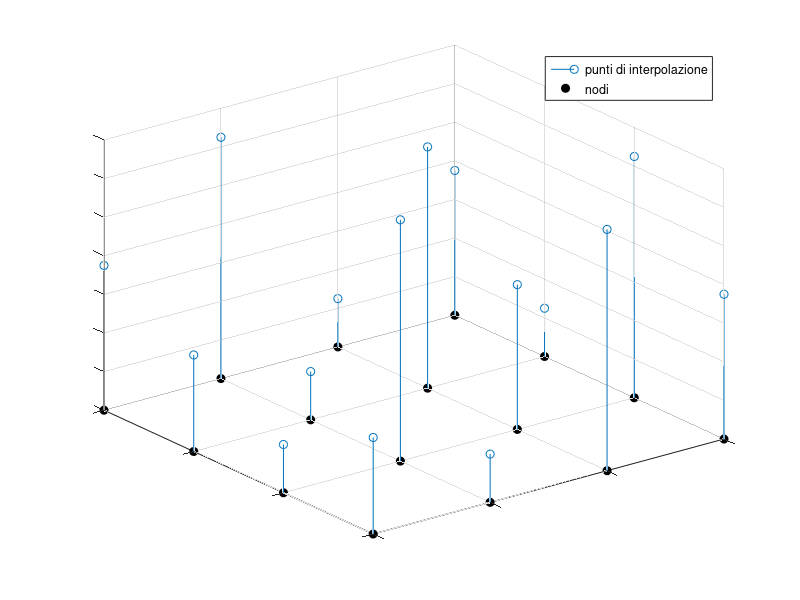
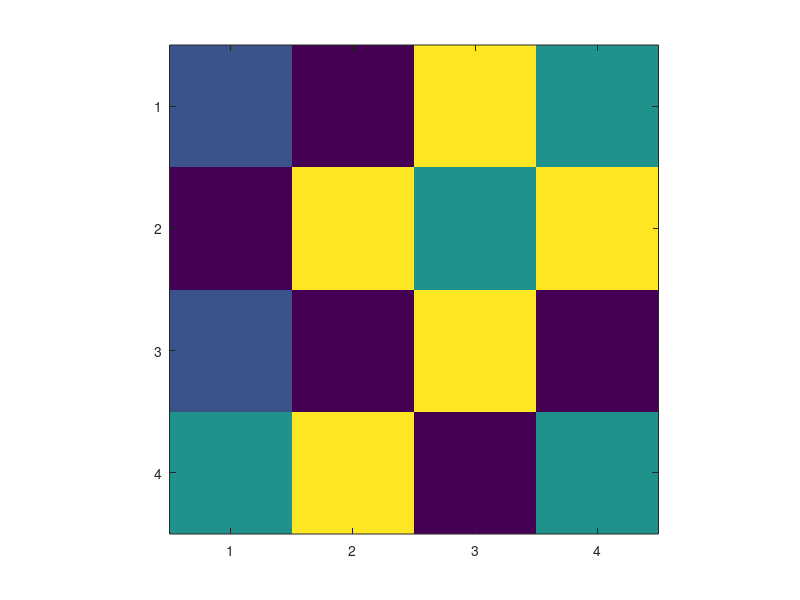
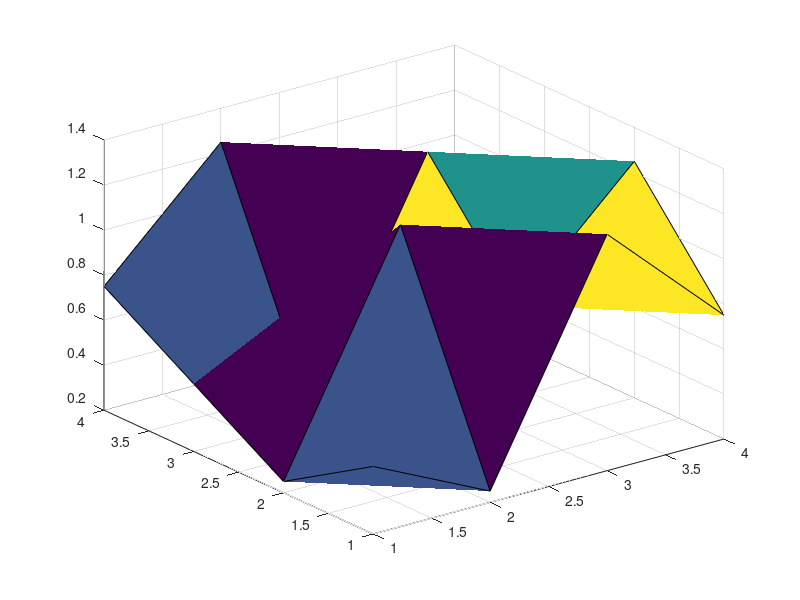
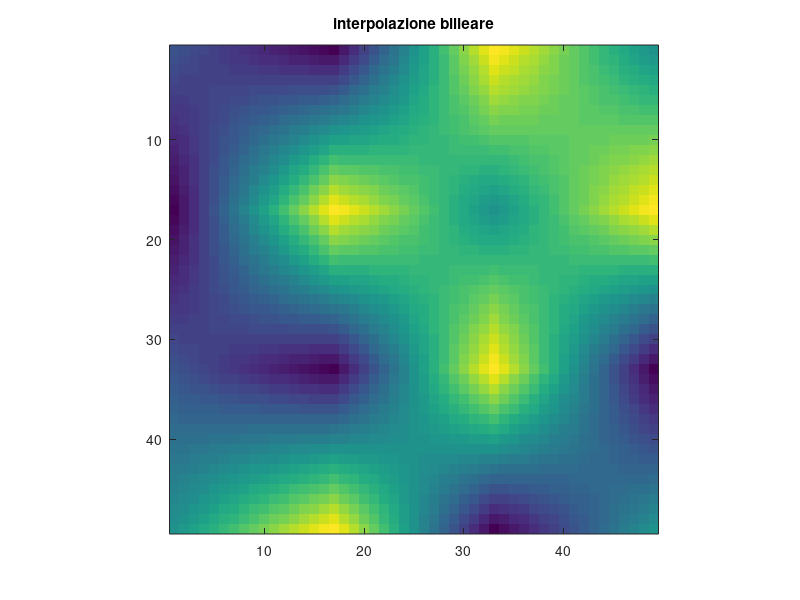

These charts were generated, in order, by the following MATLAB code:
clear all
close all

%definizione dei punti da interpolare
Z = [0.25 0 1 0.5; 0 1 0.5 1; 0.25 0 1 0; 0.5 1 0 0.5]+0.25;
n = length(Z);
x = [0:n-1];
[X,Y] = meshgrid(x);

%
figure(1)
stem3(X,Y,Z);
hold on;
plot3(X,Y,zeros(size(X)),'ok','MarkerFaceColor','k');
set(gca,'XTick',x,'YTick',x,'XTickLabel',[],'YTickLabel',[],'ZTickLabel',[]);
legend('punti di interpolazione','nodi');
%% 
r = 4; %fattore di raffinamento
figure(2), 
imagesc(Z);axis image;
[X,Y] = meshgrid(x);
figure(3); surf(Z);
Zbilinear = interp2(Z,r,'linear');
figure(4); imagesc(Zbilinear);axis image;title('interpolazione bilieare')
figure(5); surf(Zbilinear);title('interpolazione bilieare')
%% 

Zbicubic = interp2(Z,r,'cubic');
figure(6); imagesc(Zbicubic);axis image;title('interpolazione bicubica')
figure(7); surf(Zbicubic);title('interpolazione bicubica')
%% 

Zspline = interp2(Z,r,'spline');
figure(8); imagesc(Zspline);axis image; title('interpolazione spline 2D')
figure(9); surf(Zspline);title('interpolazione spline 2D')